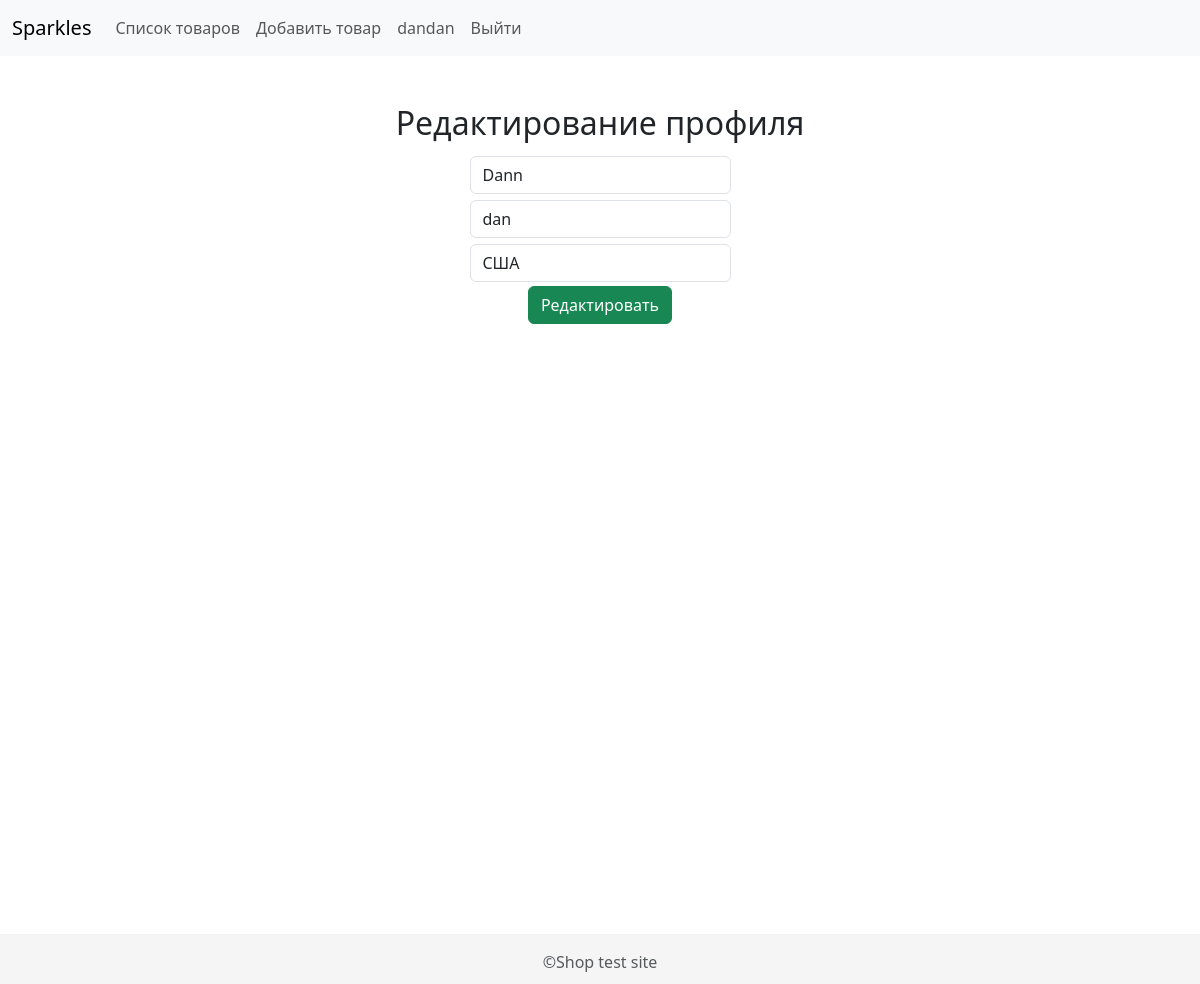
The app's page /users/update/dandan (signed in) with its own data.
### users/models.py (models this page shows, shortened)
class User(AbstractUser):
    country = models.CharField(blank=True, max_length=100, verbose_name='Страна',  choices=COUNTRY_CHOICES)
    class Meta:
        verbose_name = 'Пользователь'
        verbose_name_plural = 'Пользователи'
    def __str__(self):
        return self.username

### users/views.py (the view, shortened to what this page needs)
# urls.py: path('update/<slug:username>', ProfileUpdateView.as_view(), name='update'),
class ProfileUpdateView(UpdateView):
    model = User
    template_name = 'users/update.html'
    form_class = forms.CustomUpdateForm
    slug_field = 'username'
    slug_url_kwarg = 'username'

### users/forms.py
class CustomUpdateForm(forms.ModelForm, CustomBaseForm):
    class Meta:
        model = User
        fields = ['first_name', 'last_name', 'country']
        labels = {
            'first_name': 'Новое имя',
            'last_name': 'Новая фамилия',
            'country': 'Новая страна',
        }

### users/templates/users/update.html (shortened to what this page needs)
{% extends 'base.html' %}
{% block content %}
<div class="row">
    <h2 align="center">Редактирование профиля</h2>
    <div class="col-md-3 mx-auto text-center">
        <form method="post">
            {% for field in form %}
                {{ field }}
            {% endfor %}
            <button type="submit" class="btn btn-success">Редактировать</button>
        </form>
    </div>
</div>
{% endblock %}

### users/templates/nav.html
<nav class="navbar navbar-expand-lg bg-body-tertiary">
  <div class="container-fluid">
    <a class="navbar-brand" href="#">
        Sparkles
    </a>
    <div class="collapse navbar-collapse" id="navbarSupportedContent">
      <ul class="navbar-nav me-auto mb-2 mb-lg-0">
        {% for link in nav_links %}
        <li class="nav-item">
          <a class="nav-link {% if link.is_active %}active {% endif %}" href="{% if link.url == 'users:profile' %} {% url link.url request.user.username %} {% else %} {% url link.url %} {% endif %}">
              {{ link.label }}
          </a>
        </li>
        {% endfor %}
      </ul>
    </div>
  </div>
</nav>

### users/static/users/css/style.css (style rules this page uses)
html, body { height: 100%; }
.cform { margin-top: 6px; margin-bottom: 4px; }

### records on screen
User: label "dandan", form "Dann" "dan" "США"

### other values on screen
{{ link.label }} "Список товаров" "Добавить товар" "Выйти"
